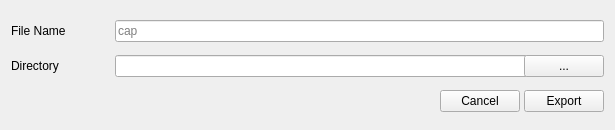
<?xml version="1.0" encoding="UTF-8"?>
<ui version="4.0">
 <class>export_hashes_as_csv</class>
 <widget class="QDialog" name="export_hashes_as_csv">
  <property name="geometry">
   <rect>
    <x>0</x>
    <y>0</y>
    <width>615</width>
    <height>130</height>
   </rect>
  </property>
  <property name="minimumSize">
   <size>
    <width>430</width>
    <height>130</height>
   </size>
  </property>
  <property name="maximumSize">
   <size>
    <width>630</width>
    <height>130</height>
   </size>
  </property>
  <property name="windowTitle">
   <string>Dialog</string>
  </property>
  <widget class="QWidget" name="layoutWidget">
   <property name="geometry">
    <rect>
     <x>11</x>
     <y>11</y>
     <width>593</width>
     <height>110</height>
    </rect>
   </property>
   <layout class="QVBoxLayout" name="verticalLayout">
    <property name="spacing">
     <number>4</number>
    </property>
    <item>
     <layout class="QHBoxLayout" name="horizontalLayout">
      <item>
       <widget class="QLabel" name="label_file_name">
        <property name="minimumSize">
         <size>
          <width>100</width>
          <height>16</height>
         </size>
        </property>
        <property name="maximumSize">
         <size>
          <width>100</width>
          <height>16777215</height>
         </size>
        </property>
        <property name="text">
         <string>File Name</string>
        </property>
       </widget>
      </item>
      <item>
       <widget class="QLineEdit" name="lineEdit_file_name">
        <property name="minimumSize">
         <size>
          <width>421</width>
          <height>0</height>
         </size>
        </property>
        <property name="readOnly">
         <bool>false</bool>
        </property>
        <property name="placeholderText">
         <string>cap</string>
        </property>
       </widget>
      </item>
     </layout>
    </item>
    <item>
     <layout class="QHBoxLayout" name="horizontalLayout_2">
      <item>
       <widget class="QLabel" name="label_file_path">
        <property name="minimumSize">
         <size>
          <width>100</width>
          <height>0</height>
         </size>
        </property>
        <property name="maximumSize">
         <size>
          <width>100</width>
          <height>16777215</height>
         </size>
        </property>
        <property name="text">
         <string>Directory</string>
        </property>
       </widget>
      </item>
      <item>
       <widget class="QLineEdit" name="lineEdit_file_path">
        <property name="minimumSize">
         <size>
          <width>421</width>
          <height>0</height>
         </size>
        </property>
        <property name="readOnly">
         <bool>true</bool>
        </property>
       </widget>
      </item>
      <item>
       <widget class="QPushButton" name="pushButton_select">
        <property name="focusPolicy">
         <enum>Qt::NoFocus</enum>
        </property>
        <property name="text">
         <string>...</string>
        </property>
       </widget>
      </item>
     </layout>
    </item>
    <item>
     <layout class="QHBoxLayout" name="horizontalLayout_3">
      <item>
       <spacer name="horizontalSpacer_3">
        <property name="orientation">
         <enum>Qt::Horizontal</enum>
        </property>
        <property name="sizeHint" stdset="0">
         <size>
          <width>418</width>
          <height>20</height>
         </size>
        </property>
       </spacer>
      </item>
      <item>
       <widget class="QPushButton" name="pushButton_cancel">
        <property name="focusPolicy">
         <enum>Qt::NoFocus</enum>
        </property>
        <property name="text">
         <string>Cancel</string>
        </property>
       </widget>
      </item>
      <item>
       <widget class="QPushButton" name="pushButton_export">
        <property name="focusPolicy">
         <enum>Qt::NoFocus</enum>
        </property>
        <property name="text">
         <string>Export</string>
        </property>
       </widget>
      </item>
     </layout>
    </item>
   </layout>
  </widget>
 </widget>
 <resources/>
 <connections/>
</ui>
